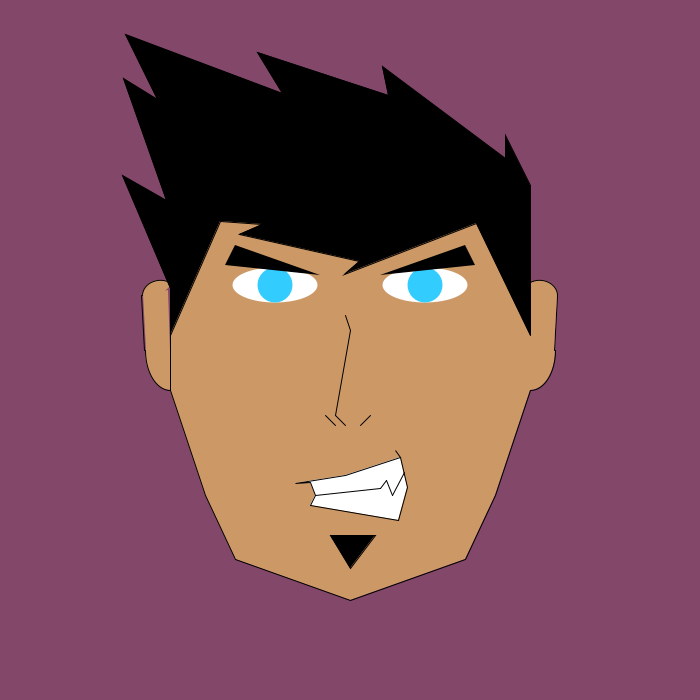
Frame 1 (no input)
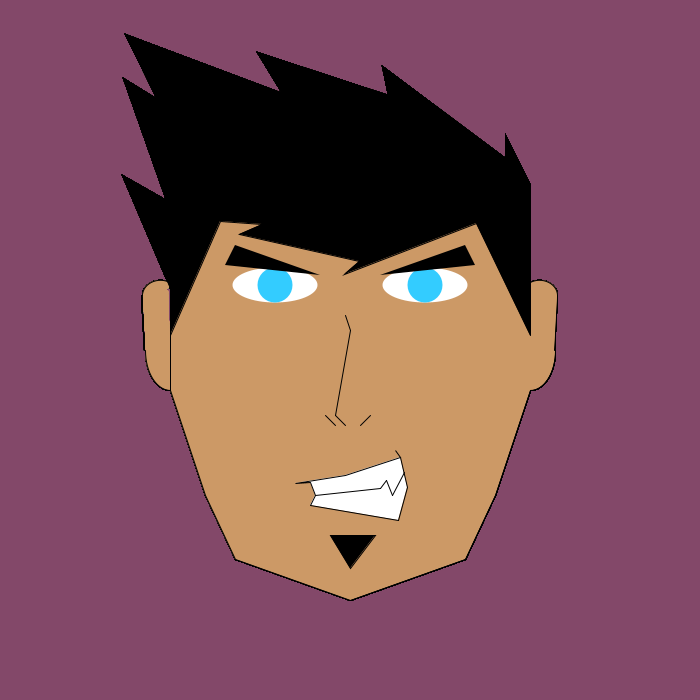
Frame 60 (the mouse pressed at the canvas centre just before this capture)
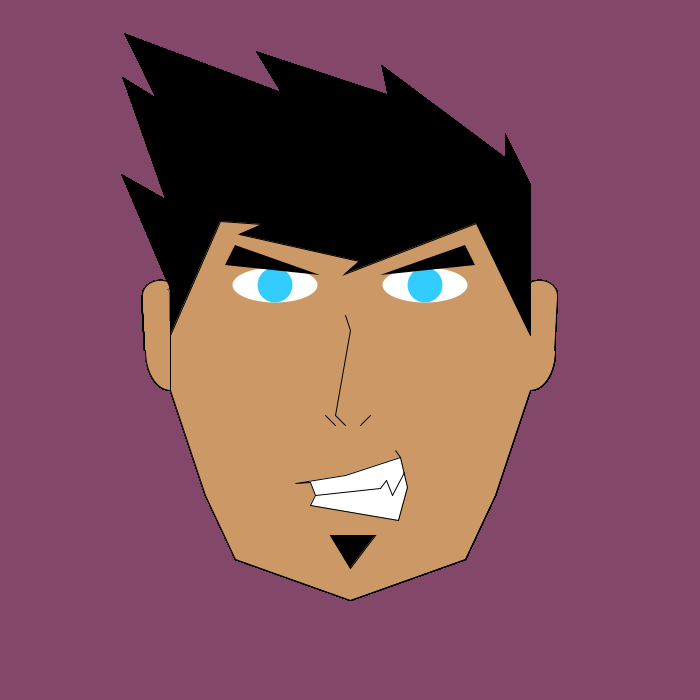
Frame 120 (the mouse held since frame 60 and released just before this capture)

The Processing sketch that drew these frames (run headless with seeded random() and noise(); from frame 60 on, the mouse is pressed at the canvas centre):

// Processing sketch: processing_116485
// ── processing_116485.pde

void setup(){
  size(700,700);
  background(#834869);
}

void draw(){
println(mouseX+","+mouseY);

//coordenadas base
//point(350,350); //centro
//point(128,358); //orejaIzquierda (128 exacto)
//point(572,358); //orejaDerecha (572 exacto)
//point(350,117); //cabezaTop
//point(350,600); //barbillaBot
//line(170,358,530,358); //ejeX
//line(350,117,350,600); //ejeY

//cabeza
fill(#CC9966);
beginShape();
vertex(530,358);
vertex(530,390);
vertex(495,495);
vertex(465,559);
vertex(350,600);
vertex(235,559);
vertex(205,495);
vertex(170,390);
vertex(170,358);
vertex(170,185);
vertex(530,185);
vertex(530,358);
endShape();

//orejas
//derecha
fill(#CC9966);
arc(530, 350, 50, 80, 0, HALF_PI);
arc(540, 295, 35, 30, PI+QUARTER_PI, TWO_PI);
line(554,350,557,295);
//rellenoOrejaDerecha
fill(#CC9966);
noStroke();
beginShape();
vertex(557,295);
vertex(530,287);
vertex(530,350);
vertex(554,350);
vertex(557,295);
endShape();



//izquierda
stroke(#000000);
arc(170, 350, 50, 80, HALF_PI, PI);
arc(160, 295, 35, 30, PI, TWO_PI-QUARTER_PI);
line(144,350,141,295);
//rellenoOrejaIzquierda
fill(#CC9966);
noStroke();
beginShape();
vertex(143,294);
vertex(168,290);
vertex(170,350);
vertex(146,350);
vertex(143,294);
endShape();




//ojos
//ejeOjos line(172,285,527,285);
//centroOjo point(275,285);
fill(#FFFFFF);
ellipse(275, 285, 85, 35);
fill(#33CCFF);
ellipse(275, 285, 35, 35);
fill(#FFFFFF);
ellipse(425, 285, 85, 35);
fill(#33CCFF);
ellipse(425, 285, 35, 35);


//cejas
fill(#000000);
triangle(225,265,320,275,235,245);
triangle(475,265,380,275,465,245);


//nariz
stroke(#000000);
line(345,315,350,330);
line(350,330,335,415);
line(335,415,345,425);
line(360,425,370,415);
line(335,425,325,415);

//boca
fill(#FFFFFF);
beginShape();
vertex(310,505);
vertex(315,495);
vertex(310,482);
vertex(295,483);
vertex(345,475);
vertex(400,457);
vertex(395,450);
vertex(400,457);
vertex(407,487);
vertex(398,520);
vertex(310,505);
endShape();
//dientes
line(404,472,392,495);
line(392,495,386,480);
line(386,480,380,488);
line(380,488,315,495);

//perilla
fill(#000000);
triangle(330,535,350,568,375,535);


//pelo
fill(#000000);
beginShape();
vertex(530,335);
vertex(476,223);
vertex(344,274);
vertex(359,261);
vertex(239,234);
vertex(262,224);
vertex(220,221);
vertex(170,335);
vertex(170,288);
vertex(122,175);
vertex(166,200);
vertex(123,78);
vertex(157,99);
vertex(125,34);
vertex(282,93);
vertex(257,52);
vertex(388,95);
vertex(382,66);
vertex(505,158);
vertex(505,135);
vertex(530,185);
vertex(530,335);
endShape();
  
}
